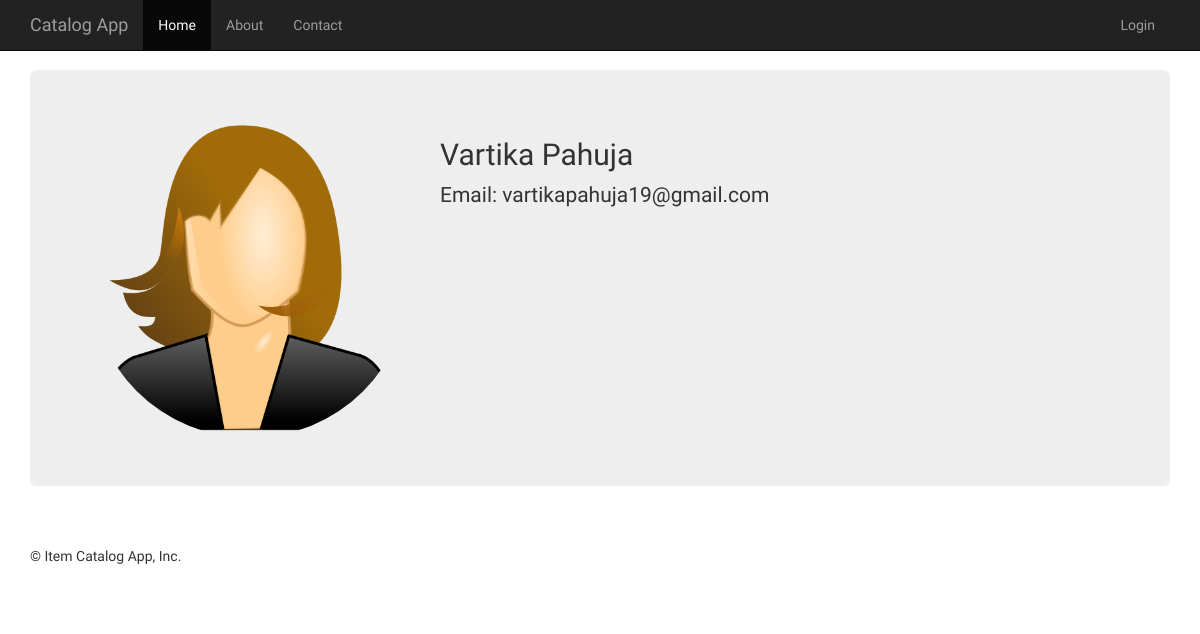
The page /user/Vartika Pahuja/vartikapahuja19@gmail.com on the database its author committed.
### database_setup.py (models this page shows, shortened)
class User(Base):
    __tablename__ = 'user'
    id = Column(Integer, primary_key=True)
    name = Column(String(250), nullable=False)
    email = Column(String(250), nullable=False)
    picture = Column(String)

### main.py (the view)
@app.route('/user/<username>/<email>')
def showUser(username, email):
    user = session.query(User).filter_by(name=username, email=email).one()
    return render_template('showUser.html', user=user)

### templates/showUser.html
{% extends "base.html" %}
{% block content %}
{% include "header.html" %}
    <div class="jumbotron">
        <div class="row">
            <div class="col-md-4">
                <img src="{{user.picture}}" class="img-responsive img-circle">
            </div>
            <div class="col-md-8">
                <h2>{{user.name}}</h2>
                <p class="lead">Email: {{user.email}}</p>
            </div>
        </div>
    </div>
{% endblock %}

### static/styles.css (style rules this page uses)
html, body { overflow-x: hidden; }
body { padding-top: 70px; font-family: 'Eczar', serif; }

### rows shown on the page
User: picture (picture), name "Vartika Pahuja", email "vartikapahuja19@gmail.com"
